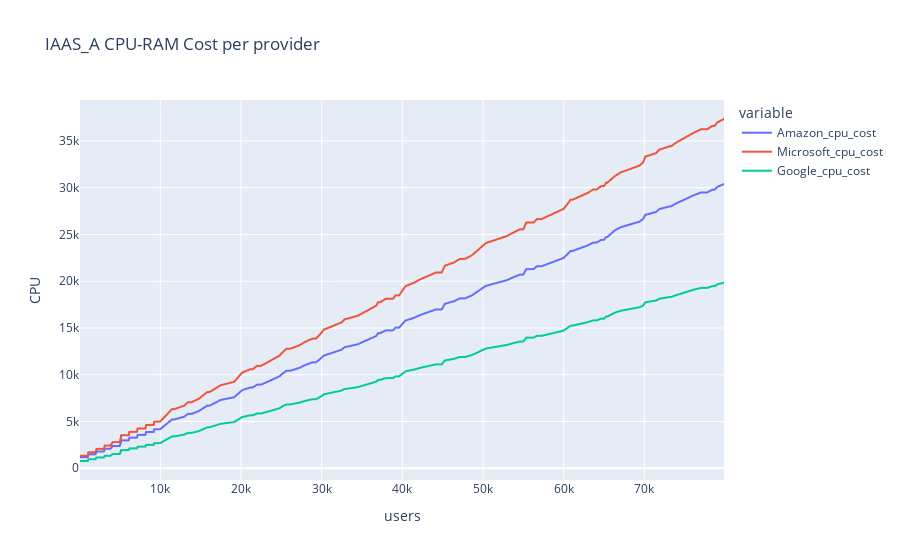

The cell this chart's notebook holds for it:
### Code cell
####### Plot user cost per provider##############

fig = px.line(cost_iaas_a, y=['Amazon_cpu_cost', 'Microsoft_cpu_cost', 'Google_cpu_cost'],
             labels={"value": "CPU"}, title='IAAS_A CPU-RAM Cost per provider')
fig.show()

### Figure 1 — Plotly figure (JSON) as saved in the notebook; plotly's stock layout.template omitted (floating-point values rounded to 4 significant figures; data arrays with more than 128 entries replaced by an {"elided": "..."} marker saying what was removed)
{"data": [{"hovertemplate": "variable=Amazon_cpu_cost<br>users=%{x}<br>CPU=%{y}<extra></extra>", "legendgroup": "Amazon_cpu_cost", "line": {"color": "#636efa", "dash": "solid"}, "marker": {"symbol": "circle"}, "mode": "lines", "name": "Amazon_cpu_cost", "showlegend": true, "type": "scattergl", "x": {"elided": "350 int values"}, "xaxis": "x", "y": {"elided": "350 float values"}, "yaxis": "y"}, {"hovertemplate": "variable=Microsoft_cpu_cost<br>users=%{x}<br>CPU=%{y}<extra></extra>", "legendgroup": "Microsoft_cpu_cost", "line": {"color": "#EF553B", "dash": "solid"}, "marker": {"symbol": "circle"}, "mode": "lines", "name": "Microsoft_cpu_cost", "showlegend": true, "type": "scattergl", "x": {"elided": "350 int values"}, "xaxis": "x", "y": {"elided": "350 float values"}, "yaxis": "y"}, {"hovertemplate": "variable=Google_cpu_cost<br>users=%{x}<br>CPU=%{y}<extra></extra>", "legendgroup": "Google_cpu_cost", "line": {"color": "#00cc96", "dash": "solid"}, "marker": {"symbol": "circle"}, "mode": "lines", "name": "Google_cpu_cost", "showlegend": true, "type": "scattergl", "x": {"elided": "350 int values"}, "xaxis": "x", "y": {"elided": "350 float values"}, "yaxis": "y"}], "layout": {"autosize": true, "legend": {"title": {"text": "variable"}, "tracegroupgap": 0}, "title": {"text": "IAAS_A CPU-RAM Cost per provider"}, "xaxis": {"anchor": "y", "autorange": true, "domain": [0, 1], "range": [43, 79874], "title": {"text": "users"}, "type": "linear"}, "yaxis": {"anchor": "x", "autorange": true, "domain": [0, 1], "range": [-1255.0, 39370.0], "title": {"text": "CPU"}, "type": "linear"}}}
